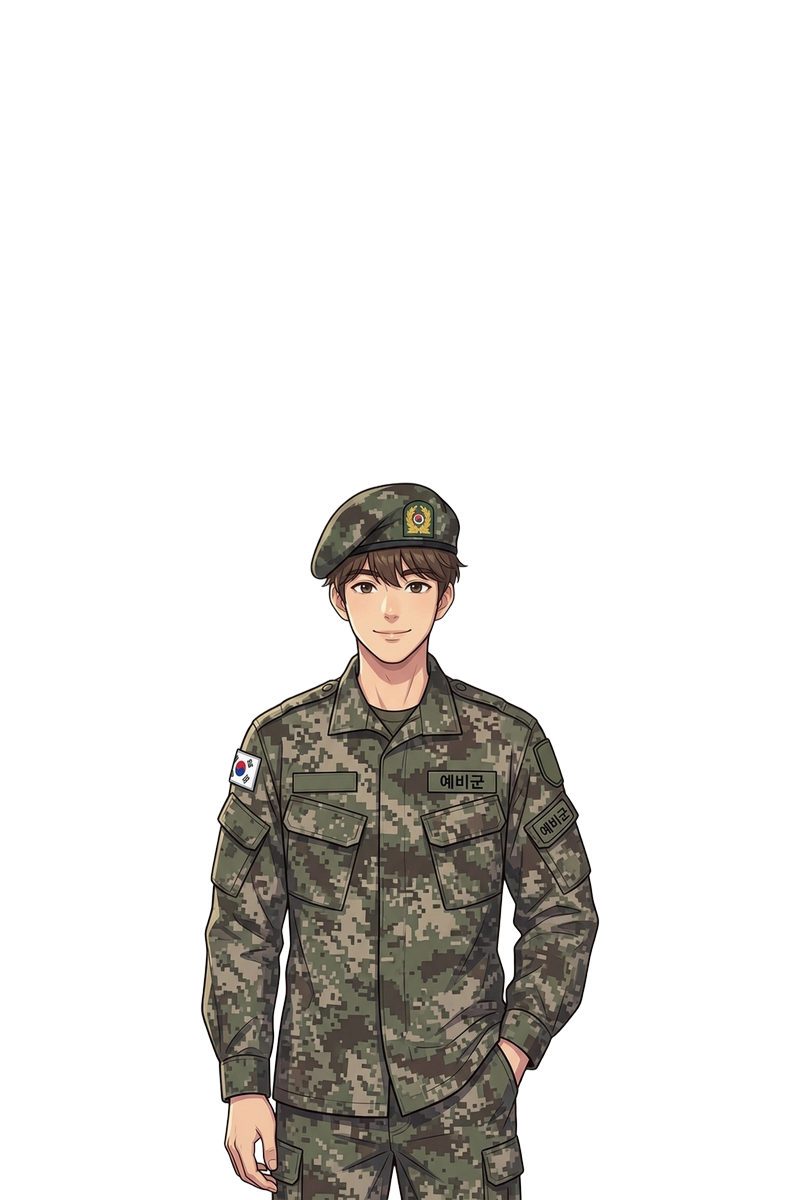
#> input picture assets/ep2_hero_uniform.png, 800 x 1200 px, found by its file name
$ python build_ep2_cast.py
#> lines starting #> are read from the running program, lines starting #| are printed output that depends on the picture; after the words box and inside, x2 and y2 are one past the last pixel; in counts of white or black regions, pixels touching at a corner belong together; pictures that were not available may be replaced by others from this repository, and a replacement may not be noted
import cv2
import numpy as np
from PIL import Image, ImageDraw, ImageFilter, ImageEnhance
import math
import os

os.makedirs('assets', exist_ok=True)

hero_uni = Image.open('assets/ep2_hero_uniform.png').convert('RGBA')
#> hero_uni is the input picture: PIL image 800x1200 RGBA; mean R, G, B, A 20.9, 19, 16.4, 50.3
asst = Image.open('assets/assistant_adjudicator.png').convert('RGBA')
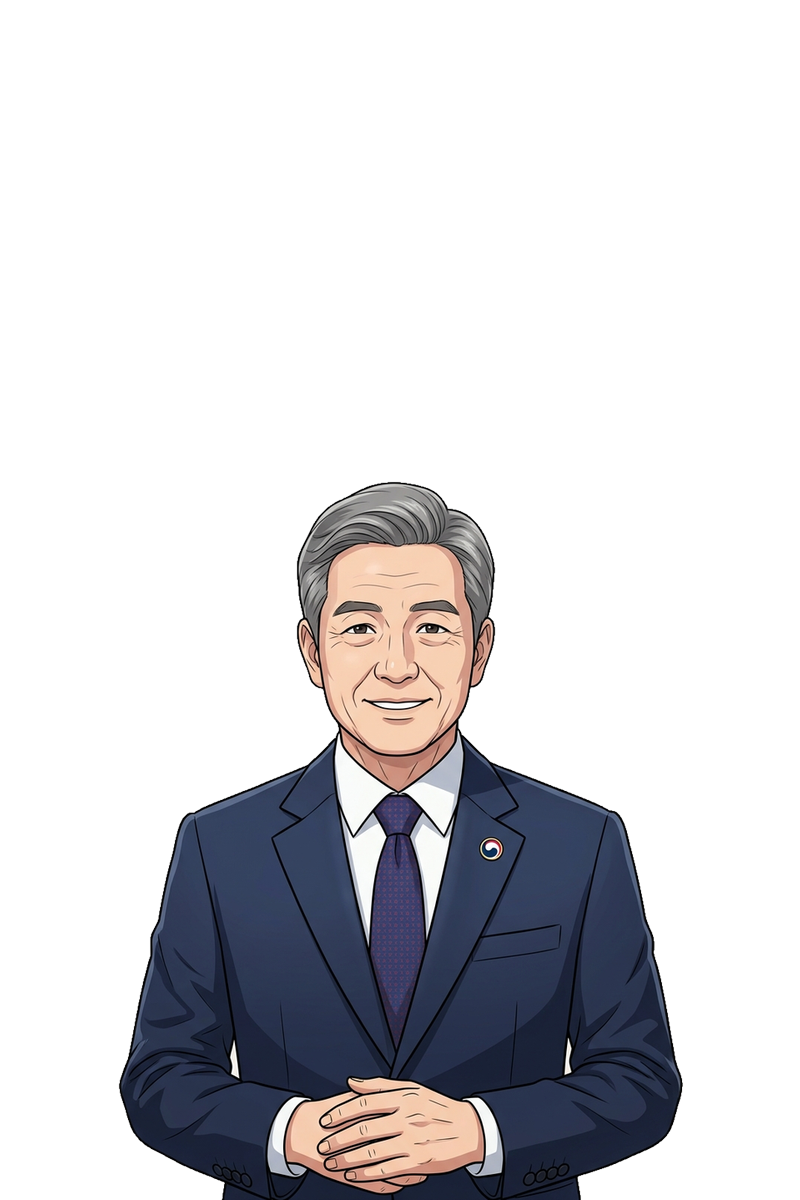
#> input picture assets/adjudicator.png, 800 x 1200 px, given in place of assistant_adjudicator.png, which was not available
#> asst is the input picture: PIL image 800x1200 RGBA; mean R, G, B, A 23.1, 22.7, 26.1, 67.2

def make_instructor(strict=True):
#> called with strict = True
    base = hero_uni.copy()

    # 1. Isolate asst head cleanly
    mask = Image.new('L', (800, 1200), 0)
#> mask: PIL image 800x1200 L; every value is 0
    draw_m = ImageDraw.Draw(mask)
    polygon = [
        (380, 480), (455, 485), (480, 520), (480, 560), (465, 580),
        (430, 600), (430, 622), (370, 622), (370, 600), (335, 580),
        (320, 560), (320, 520), (350, 485)
    ]
    draw_m.polygon(polygon, fill=255)
    mask = mask.filter(ImageFilter.GaussianBlur(1.5))

    # In base (hero_uni), remove old beret behind hair on left:
    base_arr = np.array(base)
    for y in range(470, 580):
        for x in range(300, 350):
            if x < 330:
                base_arr[y, x, 3] = 0
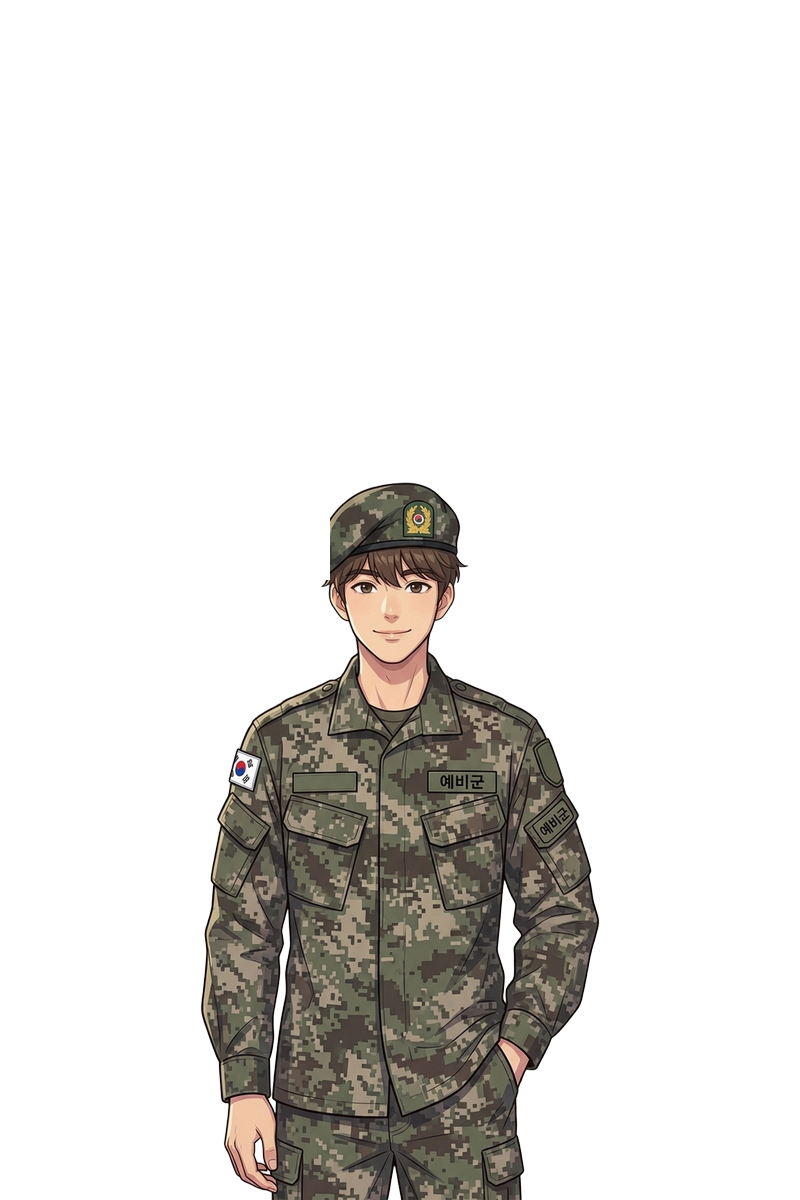
#> base_arr: shape (1200, 800, 4); 0.09% of pixels changed, all inside (x1, y1, x2, y2) = (310, 518, 330, 580); transparent parts drawn white
    base = Image.fromarray(base_arr)

    # Prepare asst face
    asst_face = asst.copy()

    if strict:
        draw_f = ImageDraw.Draw(asst_face)
        draw_f.arc((385, 558, 420, 572), start=180, end=360, fill=(150, 50, 40, 240), width=3)
        draw_f.line([(387, 563), (418, 563)], fill=(120, 40, 30, 255), width=3)
        draw_f.line([(355, 518), (385, 523)], fill=(40, 30, 25, 230), width=4)
        draw_f.line([(420, 523), (450, 518)], fill=(40, 30, 25, 230), width=4)
    else:
        draw_f = ImageDraw.Draw(asst_face)
        draw_f.arc((385, 555, 420, 575), start=15, end=165, fill=(160, 45, 35, 240), width=4)

    asst_alpha = asst.split()[3]
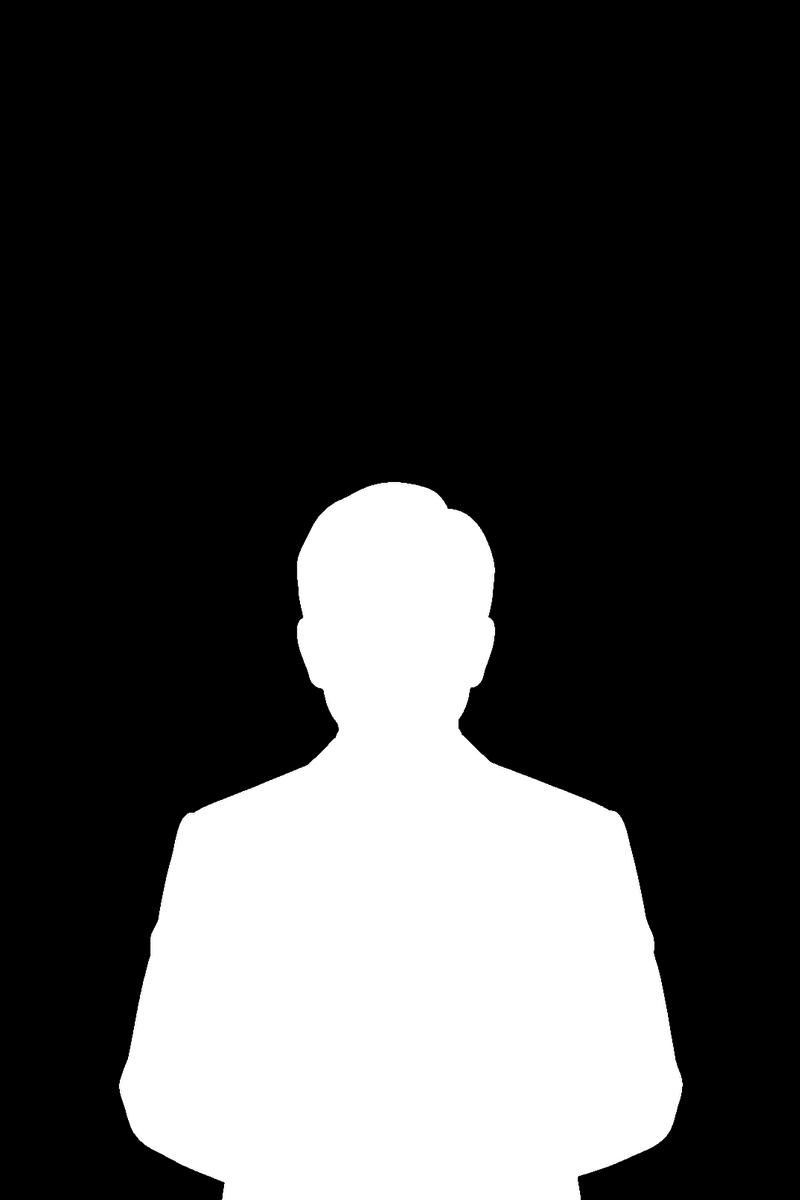
#> asst_alpha: PIL image 800x1200 L; min 0, max 255, mean 67.2
    comb_mask = Image.new('L', (800, 1200), 0)
    comb_mask.paste(mask, (0, 0), asst_alpha)

    inst = base.copy()
    inst.paste(asst_face, (0, 0), comb_mask)

    draw_i = ImageDraw.Draw(inst)

    # Left chest tag: 교 관
    draw_i.rectangle([425, 765, 500, 790], fill=(25, 45, 30, 255), outline=(15, 30, 20, 255), width=1)
    draw_i.line([(440, 777), (460, 777)], fill=(240, 240, 220, 240), width=3)
    draw_i.line([(450, 772), (450, 783)], fill=(240, 240, 220, 240), width=3)
    draw_i.line([(470, 777), (490, 777)], fill=(240, 240, 220, 240), width=3)
    draw_i.line([(480, 772), (480, 783)], fill=(240, 240, 220, 240), width=3)

    # Right chest tag: 최 진 우
    draw_i.rectangle([290, 765, 365, 790], fill=(25, 45, 30, 255), outline=(15, 30, 20, 255), width=1)
    draw_i.line([(305, 777), (350, 777)], fill=(240, 240, 220, 240), width=3)

    # Remove 예비군 arm tag on left arm
    draw_i.rectangle([520, 800, 580, 835], fill=(45, 60, 40, 255))

    # Red Instructor Armband on right arm (viewer left: x: 215 to 275, y: 775 to 855)
    draw_i.rectangle([215, 775, 275, 855], fill=(210, 25, 25, 245), outline=(255, 215, 0, 255), width=3)
    draw_i.line([(225, 815), (265, 815)], fill=(255, 240, 150, 255), width=4)
    draw_i.line([(245, 795), (245, 835)], fill=(255, 240, 150, 255), width=4)

    # Master Sergeant collar rank (상사 계급장 - 3 chevrons + arc)
    for cx in [350, 445]:
        draw_i.rectangle([cx-10, 680, cx+10, 700], fill=(15, 30, 20, 240))
        draw_i.line([(cx-7, 688), (cx, 683), (cx+7, 688)], fill=(255, 215, 0, 255), width=2)
        draw_i.line([(cx-7, 692), (cx, 687), (cx+7, 692)], fill=(255, 215, 0, 255), width=2)
        draw_i.line([(cx-7, 696), (cx, 691), (cx+7, 696)], fill=(255, 215, 0, 255), width=2)
        draw_i.arc((cx-8, 694, cx+8, 702), start=10, end=170, fill=(255, 215, 0, 255), width=2)

    if not strict:
        draw_i.polygon([(460, 720), (470, 705), (480, 720), (495, 725), (483, 737), (487, 752), (470, 742), (453, 752), (457, 737), (445, 725)], fill=(255, 215, 0, 250), outline=(255, 255, 200, 255))

    return inst

inst_strict = make_instructor(strict=True)
inst_strict.save('assets/ep2_instructor_strict.png')
print('assets/ep2_instructor_strict.png created')

inst_salute = make_instructor(strict=False)
inst_salute.save('assets/ep2_instructor_salute.png')
print('assets/ep2_instructor_salute.png created')

def make_cpr_instructor():
    inst = make_instructor(strict=False)
    draw = ImageDraw.Draw(inst)
    draw.rectangle([520, 775, 580, 855], fill=(250, 250, 255, 250), outline=(220, 20, 20, 255), width=3)
    draw.rectangle([545, 790, 555, 840], fill=(220, 20, 20, 255))
    draw.rectangle([530, 810, 570, 820], fill=(220, 20, 20, 255))
    inst.save('assets/ep2_cpr_instructor.png')
    print('assets/ep2_cpr_instructor.png created')

make_cpr_instructor()

def make_donghyun():
    dh_base = hero_uni.transpose(Image.FLIP_LEFT_RIGHT)
    arr = np.array(dh_base).astype(np.float32)
    arr[:, :, 0] = np.clip(arr[:, :, 0] * 1.04 + 8, 0, 255)
    arr[:, :, 1] = np.clip(arr[:, :, 1] * 1.01, 0, 255)
    arr[:, :, 2] = np.clip(arr[:, :, 2] * 0.96, 0, 255)
    dh_img = Image.fromarray(arr.astype(np.uint8))

    # Smile
    dh_smile = dh_img.copy()
    draw_s = ImageDraw.Draw(dh_smile)
    draw_s.arc((365, 605, 435, 635), start=15, end=165, fill=(170, 50, 40, 230), width=4)
    draw_s.rectangle([435, 765, 510, 790], fill=(25, 45, 30, 255))
    draw_s.line([(450, 777), (495, 777)], fill=(240, 240, 220, 240), width=3)
    dh_smile.save('assets/ep2_donghyun_smile.png')
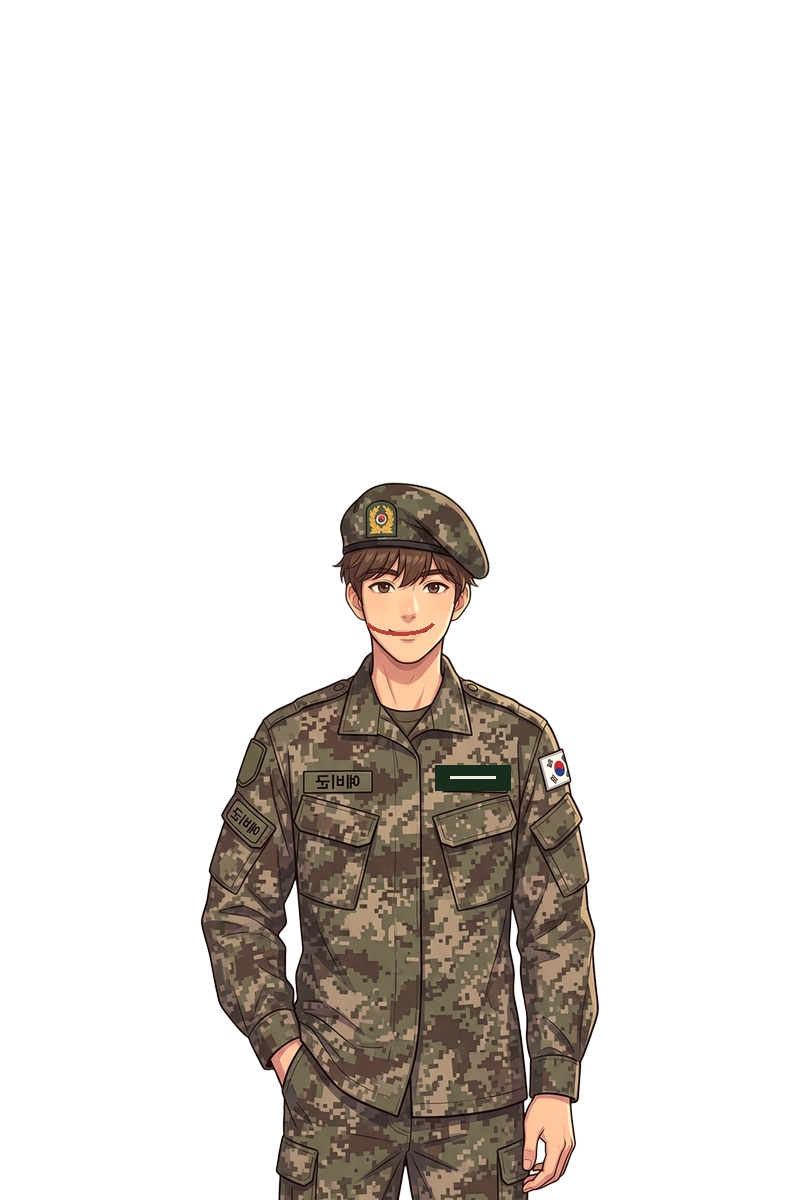
#> saved as ep2_donghyun_smile.png: PIL image 800x1200 RGBA; mean R, G, B, A 29.4, 19, 15.5, 50.3; transparent parts drawn white
    print('assets/ep2_donghyun_smile.png created')

    # Excited
    dh_exc = dh_img.copy()
    overlay = Image.new('RGBA', dh_exc.size, (0, 0, 0, 0))
#> overlay: PIL image 800x1200 RGBA; every value is 0
    draw_e = ImageDraw.Draw(overlay)
    def draw_star(cx, cy, r, color):
#> called with cx = 380, cy = 560, r = 14, color = (255, 230, 50, 255)
        points = []
        for i in range(8):
            angle = i * math.pi / 4
            d = r if i % 2 == 0 else r * 0.35
            points.append((cx + d * math.cos(angle), cy + d * math.sin(angle)))
        draw_e.polygon(points, fill=color)

    draw_star(380, 560, 14, (255, 230, 50, 255))
    draw_star(425, 560, 14, (255, 230, 50, 255))
    draw_star(280, 520, 20, (255, 215, 0, 230))
    draw_star(520, 530, 22, (255, 105, 180, 230))
    draw_e.arc((360, 600, 440, 640), start=10, end=170, fill=(180, 40, 30, 255), width=5)

    dh_exc = Image.alpha_composite(dh_exc, overlay)
    dh_exc.save('assets/ep2_donghyun_excited.png')
    print('assets/ep2_donghyun_excited.png created')

make_donghyun()
print('ALL CAST SPRITES BUILT!')
